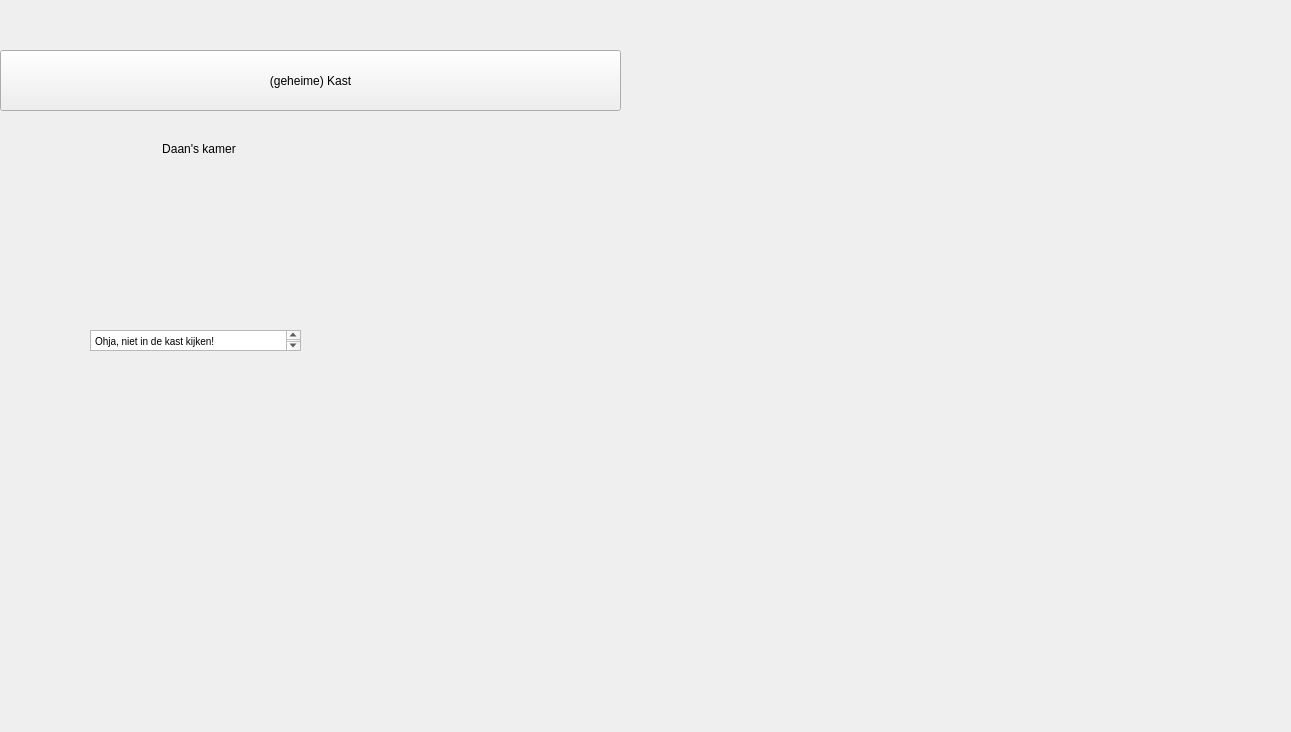
<?xml version="1.0" encoding="UTF-8"?>
<ui version="4.0">
 <class>kamer_daan</class>
 <widget class="QWidget" name="kamer_daan">
  <property name="geometry">
   <rect>
    <x>0</x>
    <y>0</y>
    <width>1291</width>
    <height>732</height>
   </rect>
  </property>
  <property name="windowTitle">
   <string>Form</string>
  </property>
  <widget class="QLabel" name="label">
   <property name="geometry">
    <rect>
     <x>150</x>
     <y>140</y>
     <width>98</width>
     <height>17</height>
    </rect>
   </property>
   <property name="text">
    <string>Daan's kamer</string>
   </property>
   <property name="alignment">
    <set>Qt::AlignCenter</set>
   </property>
  </widget>
  <widget class="QPushButton" name="knop_o">
   <property name="geometry">
    <rect>
     <x>0</x>
     <y>50</y>
     <width>621</width>
     <height>61</height>
    </rect>
   </property>
   <property name="text">
    <string>(geheime) Kast</string>
   </property>
  </widget>
  <widget class="QLabel" name="label_2">
   <property name="geometry">
    <rect>
     <x>640</x>
     <y>50</y>
     <width>651</width>
     <height>691</height>
    </rect>
   </property>
   <property name="text">
    <string/>
   </property>
   <property name="pixmap">
    <pixmap resource="djog_nanos_2018.qrc">:/plaatjes/win10.jpeg</pixmap>
   </property>
   <property name="alignment">
    <set>Qt::AlignCenter</set>
   </property>
  </widget>
  <widget class="QTextEdit" name="textEdit">
   <property name="geometry">
    <rect>
     <x>90</x>
     <y>330</y>
     <width>211</width>
     <height>21</height>
    </rect>
   </property>
   <property name="html">
    <string>&lt;!DOCTYPE HTML PUBLIC &quot;-//W3C//DTD HTML 4.0//EN&quot; &quot;http://www.w3.org/TR/REC-html40/strict.dtd&quot;&gt;
&lt;html&gt;&lt;head&gt;&lt;meta name=&quot;qrichtext&quot; content=&quot;1&quot; /&gt;&lt;style type=&quot;text/css&quot;&gt;
p, li { white-space: pre-wrap; }
&lt;/style&gt;&lt;/head&gt;&lt;body style=&quot; font-family:'MS Shell Dlg 2'; font-size:7.8pt; font-weight:400; font-style:normal;&quot;&gt;
&lt;p style=&quot; margin-top:0px; margin-bottom:0px; margin-left:0px; margin-right:0px; -qt-block-indent:0; text-indent:0px;&quot;&gt;Ohja, niet in de kast kijken!&lt;/p&gt;&lt;/body&gt;&lt;/html&gt;</string>
   </property>
  </widget>
  <widget class="QLabel" name="label_4">
   <property name="geometry">
    <rect>
     <x>860</x>
     <y>330</y>
     <width>191</width>
     <height>131</height>
    </rect>
   </property>
   <property name="text">
    <string/>
   </property>
   <property name="pixmap">
    <pixmap>:/plaatjes/win10.png</pixmap>
   </property>
  </widget>
 </widget>
 <resources>
  <include location="djog_nanos_2018.qrc"/>
 </resources>
 <connections/>
</ui>
